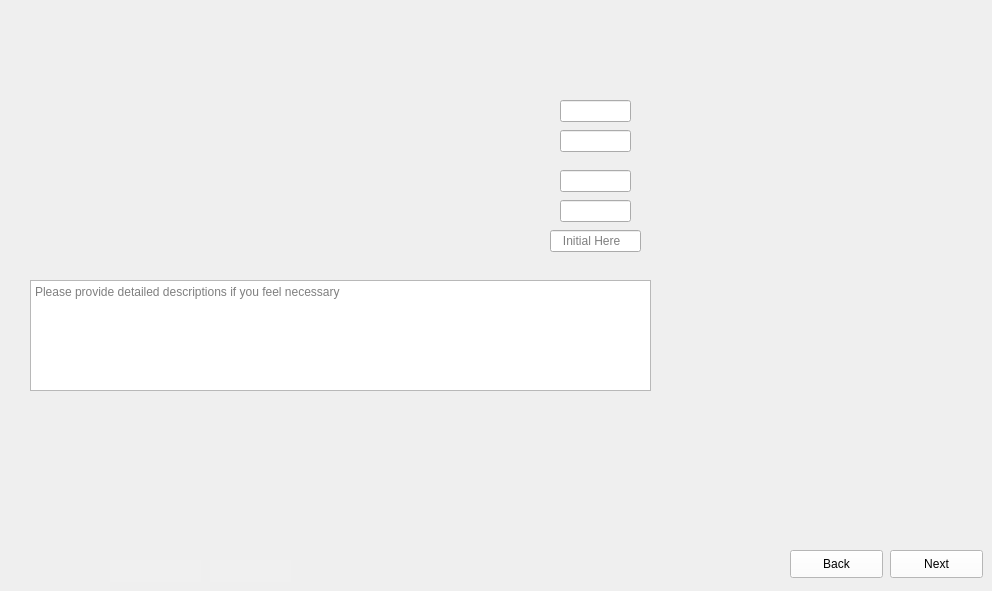
      <widget class="QWidget" name="Fill_First_Pillars_3">
       <property name="maximumSize">
        <size>
         <width>1024</width>
         <height>600</height>
        </size>
       </property>
       <property name="styleSheet">
        <string notr="true">border-image: url(:/images/images/Fill_First_Pillars_3.png);</string>
       </property>
       <widget class="QLineEdit" name="Fill_First_Pillars_3_Data1">
        <property name="geometry">
         <rect>
          <x>560</x>
          <y>100</y>
          <width>71</width>
          <height>22</height>
         </rect>
        </property>
        <property name="styleSheet">
         <string notr="true">border-image:None;</string>
        </property>
       </widget>
       <widget class="QLineEdit" name="Fill_First_Pillars_3_Data2">
        <property name="geometry">
         <rect>
          <x>560</x>
          <y>130</y>
          <width>71</width>
          <height>22</height>
         </rect>
        </property>
        <property name="styleSheet">
         <string notr="true">border-image:None;</string>
        </property>
       </widget>
       <widget class="QLineEdit" name="Fill_First_Pillars_3_Data3">
        <property name="geometry">
         <rect>
          <x>560</x>
          <y>170</y>
          <width>71</width>
          <height>22</height>
         </rect>
        </property>
        <property name="styleSheet">
         <string notr="true">border-image:None;</string>
        </property>
       </widget>
       <widget class="QLineEdit" name="Fill_First_Pillars_3_Data4">
        <property name="geometry">
         <rect>
          <x>560</x>
          <y>200</y>
          <width>71</width>
          <height>22</height>
         </rect>
        </property>
        <property name="styleSheet">
         <string notr="true">border-image:None;</string>
        </property>
       </widget>
       <widget class="QLineEdit" name="Fill_First_Pillars_3_Data0">
        <property name="geometry">
         <rect>
          <x>550</x>
          <y>230</y>
          <width>91</width>
          <height>22</height>
         </rect>
        </property>
        <property name="styleSheet">
         <string notr="true">border-image:None;</string>
        </property>
        <property name="placeholderText">
         <string>   Initial Here</string>
        </property>
       </widget>
       <widget class="QTextEdit" name="Fill_First_Pillars_3_Comments">
        <property name="geometry">
         <rect>
          <x>30</x>
          <y>280</y>
          <width>621</width>
          <height>111</height>
         </rect>
        </property>
        <property name="styleSheet">
         <string notr="true">border-image:None;</string>
        </property>
        <property name="placeholderText">
         <string>Please provide detailed descriptions if you feel necessary </string>
        </property>
       </widget>
       <widget class="QLineEdit" name="Fill_First_Pillars_3_Initials">
        <property name="geometry">
         <rect>
          <x>210</x>
          <y>560</y>
          <width>81</width>
          <height>22</height>
         </rect>
        </property>
        <property name="styleSheet">
         <string notr="true">QLineEdit{
background-color: rgb(240, 240, 240);
border: none;
border-image:None;
}</string>
        </property>
       </widget>
       <widget class="QLineEdit" name="Fill_First_Pillars_3_Dates">
        <property name="geometry">
         <rect>
          <x>110</x>
          <y>560</y>
          <width>91</width>
          <height>22</height>
         </rect>
        </property>
        <property name="styleSheet">
         <string notr="true">QLineEdit{
background-color: rgb(240, 240, 240);
border: none;
border-image:None;
}</string>
        </property>
       </widget>
       <widget class="QPushButton" name="Fill_First_Pillars_3_Next">
        <property name="geometry">
         <rect>
          <x>890</x>
          <y>550</y>
          <width>93</width>
          <height>28</height>
         </rect>
        </property>
        <property name="styleSheet">
         <string notr="true">QPushButton{
background-color: rgb(255, 255, 255);
height: 35px;
border-image:None;
}
QPushButton::hover{
background-color: rgb(0, 0, 255);
}
QPushButton:pressed{
padding-top:7px;
padding-top:7px;
}</string>
        </property>
        <property name="text">
         <string>Next</string>
        </property>
       </widget>
       <widget class="QPushButton" name="Fill_First_Pillars_3_Back">
        <property name="geometry">
         <rect>
          <x>790</x>
          <y>550</y>
          <width>93</width>
          <height>28</height>
         </rect>
        </property>
        <property name="styleSheet">
         <string notr="true">QPushButton{
background-color: rgb(255, 255, 255);
height: 35px;
border-image:None;
}
QPushButton::hover{
background-color: rgb(0, 0, 255);
}
QPushButton:pressed{
padding-top:7px;
padding-top:7px;
}</string>
        </property>
        <property name="text">
         <string>Back</string>
        </property>
       </widget>
      </widget>
